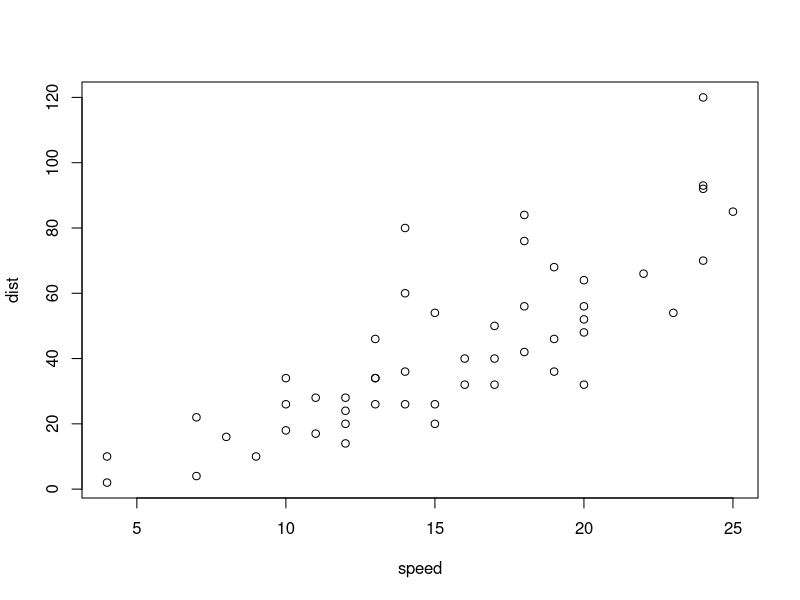
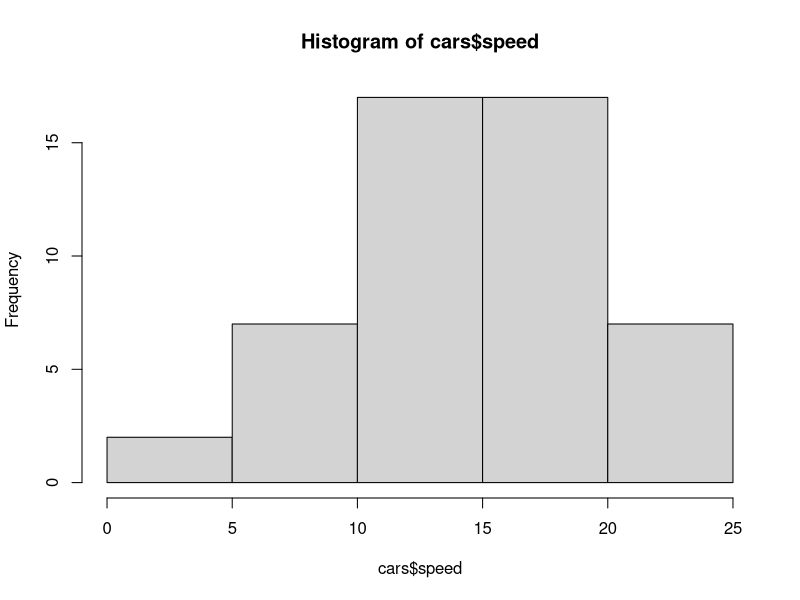
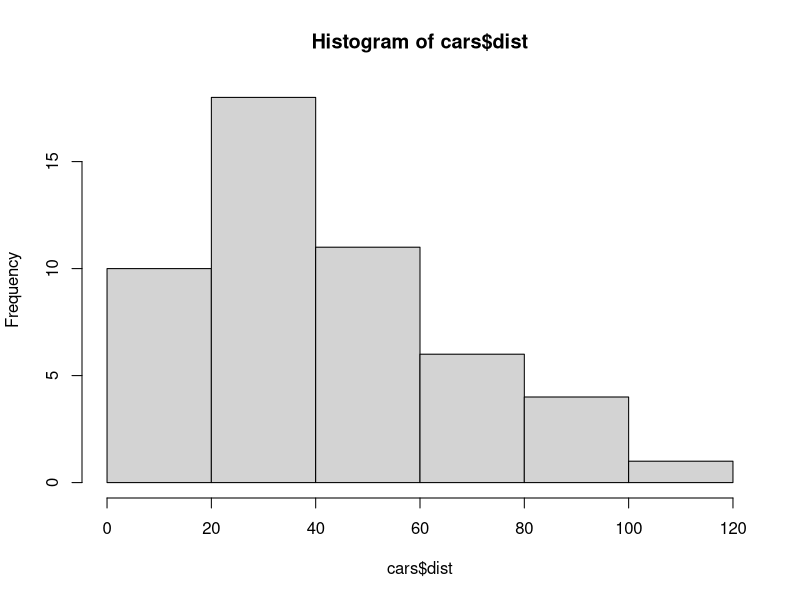

Reproduce these figures in R, in order.
## ---- chunk 1
cbind(Summary=summary(cars), SD_Speed=sd(cars$speed), SD_dist=sd(cars$dist))
## ---- chunk 2
plot(cars)
hist(cars$speed)
hist(cars$dist)
